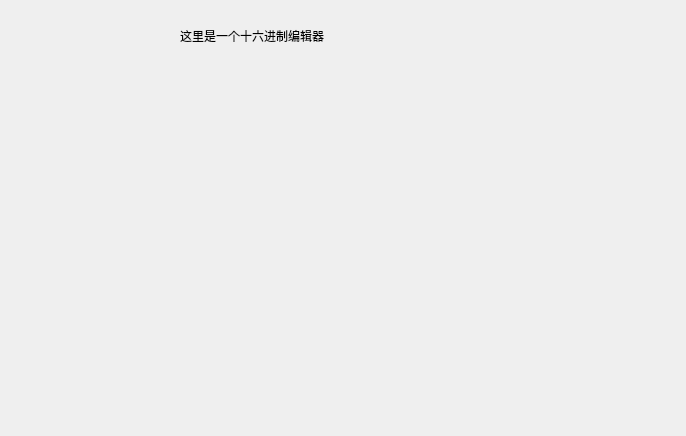
<?xml version="1.0" encoding="UTF-8"?>
<ui version="4.0">
 <class>HexEditorView</class>
 <widget class="QWidget" name="HexEditorView">
  <property name="geometry">
   <rect>
    <x>0</x>
    <y>0</y>
    <width>686</width>
    <height>436</height>
   </rect>
  </property>
  <property name="windowTitle">
   <string>Form</string>
  </property>
  <widget class="QLabel" name="label">
   <property name="geometry">
    <rect>
     <x>180</x>
     <y>0</y>
     <width>251</width>
     <height>71</height>
    </rect>
   </property>
   <property name="text">
    <string>这里是一个十六进制编辑器</string>
   </property>
  </widget>
 </widget>
 <resources/>
 <connections/>
</ui>
